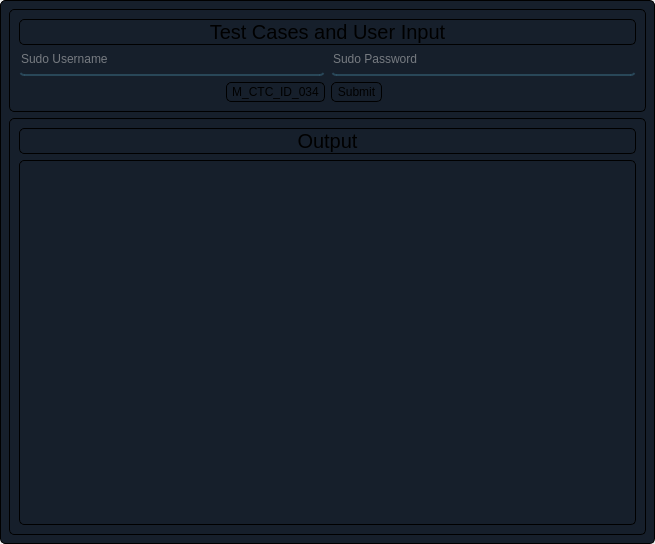
<?xml version="1.0" encoding="UTF-8"?>
<ui version="4.0">
 <class>Log_Mgmt</class>
 <widget class="QMainWindow" name="Log_Mgmt">
  <property name="geometry">
   <rect>
    <x>0</x>
    <y>0</y>
    <width>655</width>
    <height>544</height>
   </rect>
  </property>
  <property name="windowTitle">
   <string>MainWindow</string>
  </property>
  <widget class="QWidget" name="newWindow">
   <property name="styleSheet">
    <string notr="true">*{
	border:1px solid whilte;
	border-radius:5px;
}
#newWindow,#consoleEdit{
	background-color: #161f2b;
}
QCheckBox, QPushButton{
	padding:2px 5px;
}
QLineEdit{background-color: rgba(0,0,0,0);
	border:none;
	border-bottom:2px solid rgba(46,82,101,200);
	color: rgb(214, 214, 214);
	padding-bottom:7px;
}</string>
   </property>
   <layout class="QVBoxLayout" name="verticalLayout">
    <item>
     <widget class="QFrame" name="InputFrame">
      <property name="frameShape">
       <enum>QFrame::StyledPanel</enum>
      </property>
      <property name="frameShadow">
       <enum>QFrame::Raised</enum>
      </property>
      <layout class="QGridLayout" name="gridLayout">
       <item row="1" column="0">
        <widget class="QLineEdit" name="username">
         <property name="placeholderText">
          <string>Sudo Username</string>
         </property>
        </widget>
       </item>
       <item row="1" column="1">
        <widget class="QLineEdit" name="password">
         <property name="placeholderText">
          <string>Sudo Password</string>
         </property>
        </widget>
       </item>
       <item row="0" column="0" colspan="2">
        <widget class="QLabel" name="InputLabel">
         <property name="font">
          <font>
           <pointsize>15</pointsize>
          </font>
         </property>
         <property name="text">
          <string>Test Cases and User Input</string>
         </property>
         <property name="alignment">
          <set>Qt::AlignCenter</set>
         </property>
        </widget>
       </item>
       <item row="2" column="0" alignment="Qt::AlignRight">
        <widget class="QPushButton" name="runBtn">
         <property name="text">
          <string>M_CTC_ID_034</string>
         </property>
         <property name="icon">
          <iconset resource="resource.qrc">
           <normaloff>:/icons/icons/play.svg</normaloff>:/icons/icons/play.svg</iconset>
         </property>
        </widget>
       </item>
       <item row="2" column="1" alignment="Qt::AlignLeft">
        <widget class="QPushButton" name="submitBtn">
         <property name="text">
          <string>Submit</string>
         </property>
         <property name="icon">
          <iconset resource="resource.qrc">
           <normaloff>:/icons/icons/zap.svg</normaloff>:/icons/icons/zap.svg</iconset>
         </property>
        </widget>
       </item>
      </layout>
     </widget>
    </item>
    <item>
     <widget class="QFrame" name="OutputFrame">
      <property name="frameShape">
       <enum>QFrame::StyledPanel</enum>
      </property>
      <property name="frameShadow">
       <enum>QFrame::Raised</enum>
      </property>
      <layout class="QVBoxLayout" name="verticalLayout_2">
       <item alignment="Qt::AlignTop">
        <widget class="QLabel" name="outputLabel">
         <property name="font">
          <font>
           <pointsize>15</pointsize>
          </font>
         </property>
         <property name="text">
          <string>Output</string>
         </property>
         <property name="alignment">
          <set>Qt::AlignCenter</set>
         </property>
        </widget>
       </item>
       <item>
        <widget class="QTextEdit" name="consoleEdit"/>
       </item>
      </layout>
     </widget>
    </item>
   </layout>
  </widget>
 </widget>
 <resources>
  <include location="resource.qrc"/>
 </resources>
 <connections/>
</ui>
